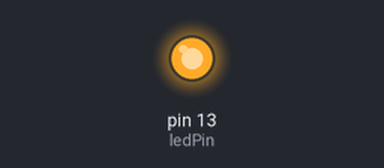
A sketch run on a simulated Arduino Uno, built with avr-gcc and run on an emulated ATmega328P. Parts: output pins drawn as LEDs (lit = HIGH).

Above: at 1.3 s.
At 6.7 s:
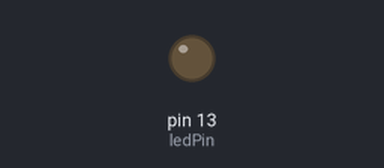
Timing chart, 0 to 9.8 s (numbered marks = the images above):
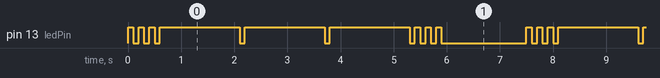

Measured:
- by itself, pin 13 (ledPin): repeats every 7.5 s: 2 × (LOW 0.10 s, HIGH 0.10 s), 3 × (LOW 0.10 s, HIGH 1.5 s), 3 × (LOW 0.10 s, HIGH 0.10 s), LOW 1.6 s, HIGH 0.10 s
- by itself, everything shown: repeats every 7.5 s, in 18 steps

The sketch:

blink_led.ino.ino
```cpp
int ledPin = 13;


void setup() {
  pinMode(13, OUTPUT); //define pin 13 as output
}

void loop() {
  sos();
}

void sos(){
  s();

  o();

  s();
  delay(1500);
}

void s(){
  int a;
  for( a = 0; a < 3; a = a + 1 ){
      digitalWrite(ledPin, HIGH); //switch pin 12 on
      delay(100);
      digitalWrite(ledPin, LOW);  //switch pin 12 off
      delay(100);
   }
}

void o(){
  int a;
  for( a = 0; a < 3; a = a + 1 ){
      digitalWrite(ledPin, HIGH); //switch pin 12 on
      delay(1500);
      digitalWrite(ledPin, LOW);  //switch pin 12 off
      delay(100);
   }
}
```
